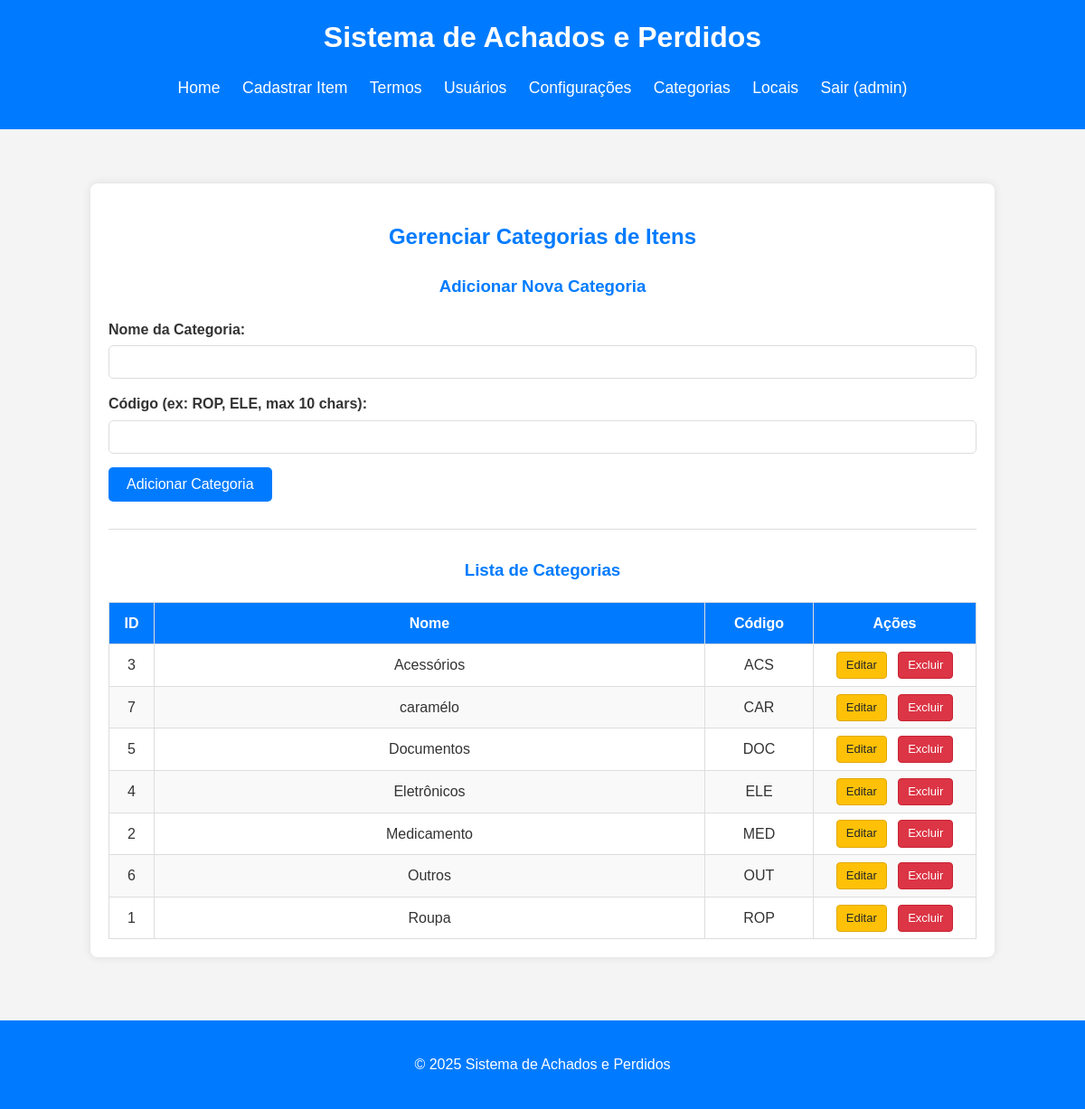
/admin/manage_categories.php (signed in), run on the app's committed database.
### tables this page shows
CREATE TABLE IF NOT EXISTS `categories` (
    `id` INT AUTO_INCREMENT PRIMARY KEY,
    `name` VARCHAR(255) NOT NULL UNIQUE,
    `code` VARCHAR(10) NOT NULL UNIQUE
);

### src/admin/manage_categories.php (the view, shortened to what this page needs)
<?php
require_once '../db_connect.php';
$categories = [];
$sql_categories = "SELECT id, name, code FROM categories ORDER BY name ASC";
$result_categories = $conn->query($sql_categories);
if ($result_categories && $result_categories->num_rows > 0) {
    while ($row = $result_categories->fetch_assoc()) {
        $categories[] = $row;
    }
} elseif ($result_categories === false) {
    error_log("SQL Error (fetch_categories): " . $conn->error);
    $_SESSION['page_error_message'] = "Erro ao carregar lista de categorias.";
}
require_once '../templates/header.php';
?>
<div class="container admin-container">
    <h2>Gerenciar Categorias de Itens</h2>
    <div id="addCategorySection">
        <h3>Adicionar Nova Categoria</h3>
        <form action="category_handler.php" method="POST" class="form-admin">
            <div>
                <label for="name_add">Nome da Categoria:</label>
                <input type="text" id="name_add" name="name" required>
            </div>
            <div>
                <label for="code_add">Código (ex: ROP, ELE, max 10 chars):</label>
                <input type="text" id="code_add" name="code" required maxlength="10" pattern="[A-Za-z0-9_]+" title="Use letras, números ou underscore.">
            </div>
            <div>
                <button type="submit">Adicionar Categoria</button>
            </div>
        </form>
    </div>
    <hr>
    <h3>Lista de Categorias</h3>
    <?php if (!empty($categories)): ?>
    <table class="admin-table">
        <colgroup>
            <col style="width: 50px;">
            <col style="width: auto;">
            <col style="width: 120px;">
            <col style="width: 180px;">
        </colgroup>
        <thead>
            <tr>
                <th>ID</th>
                <th>Nome</th>
                <th>Código</th>
                <th>Ações</th>
            </tr>
        </thead>
        <tbody>
            <?php foreach ($categories as $category): ?>
            <tr>
                <td><?php echo htmlspecialchars($category['id']); ?></td>
                <td><?php echo htmlspecialchars($category['name']); ?></td>
                <td><?php echo htmlspecialchars($category['code']); ?></td>
                <td class="actions-cell category-actions-cell-override">
                    <button type="button" class="button-edit" onclick="populateEditCategoryForm(<?php echo htmlspecialchars($category['id']); ?>)">Editar</button>
                    <button type="button" class="button-delete" onclick="confirmDeleteCategory(<?php echo htmlspecialchars($category['id']); ?>)">Excluir</button>
                </td>
            </tr>
            <?php endforeach; ?>
        </tbody>
    </table>
    <?php else: ?>
    <p>Nenhuma categoria encontrada.</p>
    <?php endif; ?>
</div>
<?php
require_once '../templates/footer.php';
?>

### src/style.css (style rules this page uses)
body { font-family: Arial, sans-serif; line-height: 1.6; margin: 0; padding: 0; background-color: #f4f4f4; color: #333; }
.container { width: 80%; margin: auto; overflow: hidden; padding: 20px; background-color: #fff; border-radius: 8px; box-shadow: 0 0 10px rgba(0,0,0,0.1); }
form div { margin-bottom: 15px; }
form label { display: block; margin-bottom: 5px; font-weight: bold; }
form input[type="text"], form input[type="password"], form input[type="date"], form input[type="time"], form select, form textarea { width: 100%; padding: 10px; border: 1px solid #ddd; border-radius: 5px; box-sizing: border-box; }
form button[type="submit"] { display: block; width: auto; padding: 10px 20px; background: #007bff; color: white; border: none; border-radius: 5px; cursor: pointer; font-size: 1em; }
.admin-container { margin: 20px auto; padding: 20px; background-color: #fff; border-radius: 8px; box-shadow: 0 0 10px rgba(0,0,0,0.1); }
.admin-container h2, .admin-container h3 { color: #007bff; margin-bottom: 20px; text-align: center; }
.admin-container hr { margin: 30px 0; border: 0; border-top: 1px solid #ddd; }
.admin-container form label { font-weight: bold; }
.admin-container form input[type="text"], .admin-container form input[type="password"], .admin-container form input[type="date"], .admin-container form input[type="time"], .admin-container form select { transition: border-color 0.15s ease-in-out, box-shadow 0.15s ease-in-out; }
.admin-table { width: 100%; border-collapse: collapse; margin-top: 0; margin-bottom: 0; table-layout: fixed; border-left: none; border-right: none; border-top: none; }
.admin-table th, .admin-table td { border: 1px solid #ddd; padding: 10px 12px; text-align: center; vertical-align: middle; box-sizing: border-box; }
.admin-table th { background-color: #007bff; color: #fff; font-weight: bold; }
.admin-table tr:nth-child(even) { background-color: #f9f9f9; }
.button-primary, .button-secondary, .button-edit, .button-delete, .button-details { padding: 5px 10px; font-size: 13px; line-height: 1.4; border-radius: 4px; cursor: pointer; text-decoration: none; display: inline-block; vertical-align: middle; text-align: center; margin:0; box-sizing: border-box; border: 1px solid transparent; transition: background-color 0.15s ease-in-out, border-color 0.15s ease-in-out, transform 0.2s ease-in-out; }
.button-edit { background-color: #ffc107; color: #212529; border-color: #e0a800; }
.button-delete { background-color: #dc3545; color: white; border-color: #c82333; }
.admin-table td.category-actions-cell-override { text-align: center; vertical-align: middle; padding: 5px; display: table-cell !important; }
.admin-table td.category-actions-cell-override button { display: inline-block; vertical-align: middle; }
.admin-table td.category-actions-cell-override button + button { margin-left: 8px; }

### data on the page
categories: id "3", name "Acessórios", code "ACS"
categories: id "7", name "caramélo", code "CAR"
categories: id "5", name "Documentos", code "DOC"
categories: id "4", name "Eletrônicos", code "ELE"
categories: id "2", name "Medicamento", code "MED"
categories: id "6", name "Outros", code "OUT"
categories: id "1", name "Roupa", code "ROP"

### other printed values
$display_h1_title "Sistema de Achados e Perdidos"
$_SESSION['username'] "admin"
